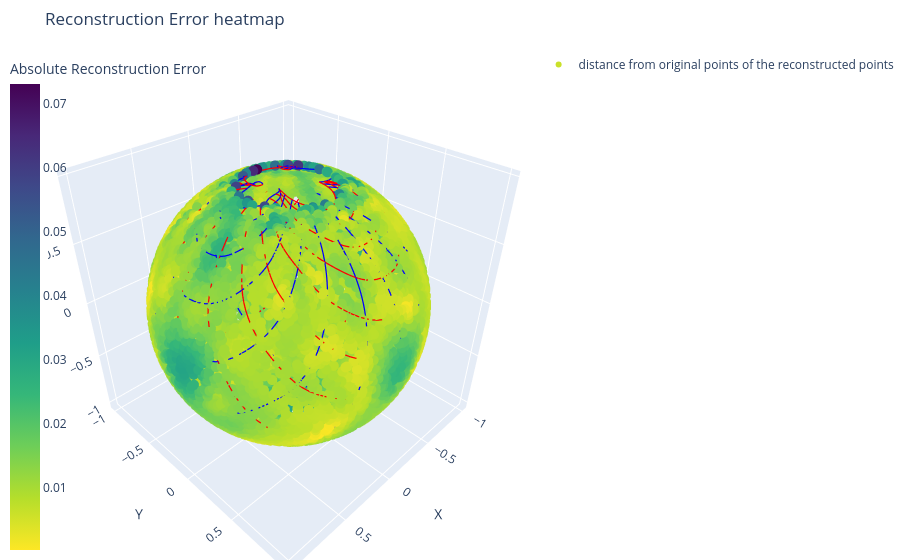

The notebook cell this image was saved under:
### Markdown cell above
# cosa viene ricostruito di meno?

### Code cell
model_2.eval()
encoder = model_2.encoder
decoder = model_2.decoder

# 2. Calcoliamo i confini effettivi dello spazio latente per sapere dove creare la griglia
with torch.no_grad():
    latents = encoder(Y_cartesian.to(device)).cpu().numpy()

z1_min, z1_max = latents[:, 0].min(), latents[:, 0].max()
z2_min, z2_max = latents[:, 1].min(), latents[:, 1].max()

# 3. Definiamo la densità della griglia (quanti "assi" vogliamo)
num_lines = 15       # Numero di linee per ogni asse coordinato
pts_per_line = 100   # Risoluzione di ogni linea per renderla fluida nel 3D

z1_values = np.linspace(z1_min, z1_max, num_lines)
z2_values = np.linspace(z2_min, z2_max, num_lines)

# 4. Inizializziamo la figura Plotly
fig = go.Figure()

# 1. First, calculate errors for individual points
model_2.eval()
all_points = []
all_errors = []

with torch.no_grad():
    for x, _ in train_loader:
        x = x.to(device)
        x_pred = model_2(x)
        
        # Calculate Euclidean distance (error) PER POINT, not per batch
        # dim=1 means it calculates the distance across the x,y,z coordinates
        point_errors = torch.norm(x - x_pred, dim=1) 
        
        all_points.append(x.cpu())
        all_errors.append(point_errors.cpu())

# Combine all batches into single arrays
points_np = torch.cat(all_points).numpy()
errors_np = torch.cat(all_errors).numpy()
#v_max = np.percentile(errors_np, 99.95)
fig.add_trace(go.Scatter3d(
    x=points_np[:, 0], 
    y=points_np[:, 1], 
    z=points_np[:, 2],
    mode='markers',
    marker=dict(
        size=6, 
        color=errors_np,         # Color points based on their individual error
        colorscale='viridis_r',     #(r = reverse) 'plasma' or 'inferno' are great for highlighting high values
        cmin=0,                  # Forza il minimo a 0
        #cmax=v_max,
        opacity=1,
        colorbar=dict(title="Absolute Reconstruction Error", x=-0.1) # Move colorbar to the left
    ),
    name='distance from original points of the reconstructed points'
))

# 5. Generiamo e decodifichiamo le linee degli assi latenti
with torch.no_grad():
    
    # --- ASSE 1: Linee a Z1 costante (varia Z2) -> Colore BLU ---
    for z1 in z1_values:
        line_2d = np.zeros((pts_per_line, 2))
        line_2d[:, 0] = z1
        line_2d[:, 1] = np.linspace(z2_min, z2_max, pts_per_line)
        
        # Passiamo la linea al decoder
        line_tensor = torch.tensor(line_2d, dtype=torch.float32).to(device)
        xyz = decoder(line_tensor).cpu().numpy()
        
        fig.add_trace(go.Scatter3d(
            x=xyz[:, 0], y=xyz[:, 1], z=xyz[:, 2],
            mode='lines',
            line=dict(color='blue', width=2.5),
            showlegend=False
        ))

    # --- ASSE 2: Linee a Z2 costante (varia Z1) -> Colore ROSSO ---
    for z2 in z2_values:
        line_2d = np.zeros((pts_per_line, 2))
        line_2d[:, 0] = np.linspace(z1_min, z1_max, pts_per_line)
        line_2d[:, 1] = z2
        
        # Passiamo la linea al decoder
        line_tensor = torch.tensor(line_2d, dtype=torch.float32).to(device)
        xyz = decoder(line_tensor).cpu().numpy()
        
        fig.add_trace(go.Scatter3d(
            x=xyz[:, 0], y=xyz[:, 1], z=xyz[:, 2],
            mode='lines',
            line=dict(color='red', width=2.5), 
            showlegend=False
        ))
num_lines_1 = 30       # Numero di linee per ogni asse coordinato
pts_per_line = 100   # Risoluzione di ogni linea per renderla fluida nel 3D


#-----------------------------------------------------------------------------------------------
# 6. Configurazione finale del Layout per visualizzare una sfera perfetta
fig.update_layout(
    title="Reconstruction Error heatmap",
    scene=dict(
        xaxis_title='X',
        yaxis_title='Y',
        zaxis_title='Z',
        aspectmode='cube' # Fondamentale per non distorcere la sfera in un uovo
    ),
    margin=dict(l=0, r=0, b=0, t=50)
)
config = {
  'toImageButtonOptions': {
    'format': 'png', # Formati supportati: png, svg, jpeg, webp
    'filename': 'reconstruction_error_heatmap_tanh_',
    'height': 1000,
    'width': 1400,
    # 'scale': 7 # È il trucco magico: moltiplica la risoluzione di base!
  }
}
# #Mostra la figura passando la configurazione
fig.show(config=config)
#fig.show()
